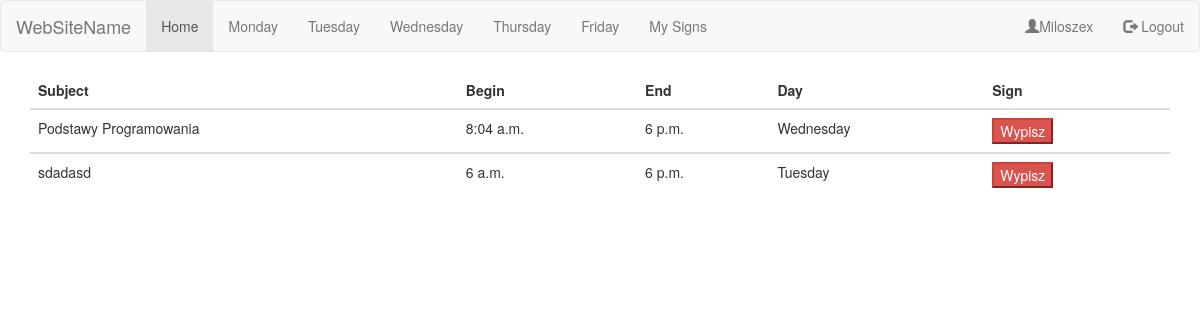
Before: /sign/mysigns/ (signed in) with the older database file.
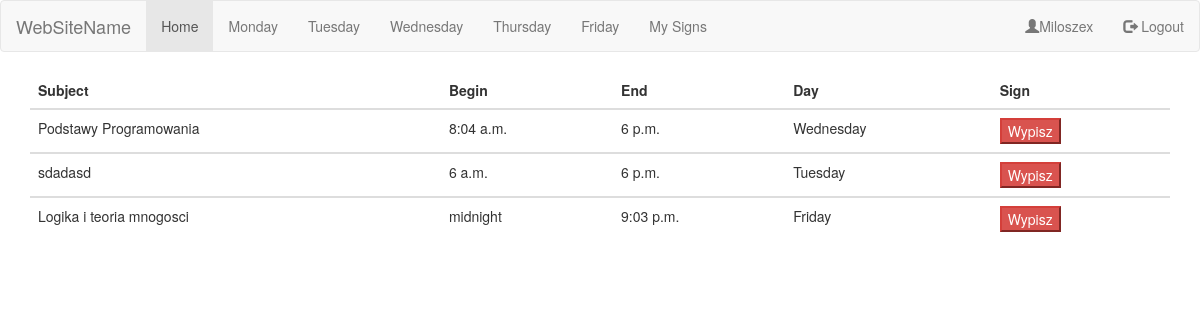
After: the same page with the newer database file.
### signs/models.py (models this page shows, shortened)
class Sign(models.Model):
    subject = models.ForeignKey(Subject, on_delete=models.CASCADE)
    user = models.ForeignKey(User, on_delete=models.CASCADE)
    class Meta:
        unique_together = ('subject', 'user')

class Subject(models.Model):
    DAY_CHOICE = (
        (1, 'Monday'),
        (2, 'Tuesday'),
        (3, 'Wednesday'),
        (4, 'Thursday'),
        (5, 'Friday'),
    )
    YEAR_CHOICE = (
        (0, 'undefined'),
        (1, '1'),
        (2, '2'),
        (3, '3'),
        (4, '4'),
        (5, '5'),
    )
    name = models.CharField(max_length=150)
    day = models.IntegerField(choices=DAY_CHOICE)
    begin_at = models.TimeField(blank=True)
    end_at = models.TimeField(blank=True)
    actual_space = models.IntegerField(default=0)
    space = models.IntegerField(default=0)
    year = models.IntegerField(choices=YEAR_CHOICE, default=0)

### signs/views.py (the view)
@login_required(login_url='/account/login/')
def mySigns(request):
    user = request.user
    subjects = Sign.objects.all().filter(user=user)
    return render(request, 'signs/my_signs.html', {'subjects': subjects})

### signs/templates/signs/my_signs.html (shortened to what this page needs)
{% extends 'base.html' %}
{% block pageContent %}
    <table class="table table-hover">
    <thead>
    <tr>
        <th>Subject</th>
        <th>Begin</th>
        <th>End</th>
        <th>Day</th>
        <th>Sign</th>
    </tr>
    </thead>
    {% for subject in subjects %}
        <tbody>
        <td>{{subject.subject.name}}</td>
        <td>{{subject.subject.begin_at}}</td>
        <td>{{subject.subject.end_at}}</td>
        <td>{{subject.subject.get_day_display}}</td>
        <td><button id="mybtn" subjectId={{subject.id}} class="btn-danger subjectButton">Wypisz</button> <br></td>
        </tbody>
    {% endfor %}
    </table>
{% endblock %}

### account/templates/base.html (shortened to what this page needs)
<!DOCTYPE html>
<html lang="en">
<head>
  <link rel="stylesheet" href="https://maxcdn.bootstrapcdn.com/bootstrap/3.3.7/css/bootstrap.min.css">
</head>
<body>
<nav class="navbar navbar-default">
  <div class="container-fluid">
    <div class="navbar-header">
      <a class="navbar-brand" href="#">WebSiteName</a>
    </div>
    <ul class="nav navbar-nav">
      <li class="active"><a href="#">Home</a></li>
      <li><a href="{% url 'showMonday' %}">Monday</a></li>
      <li><a href="{% url 'showTuesday' %}">Tuesday</a></li>
      <li><a href="{% url 'showWednesday' %}">Wednesday</a></li>
      <li><a href="{% url 'showThursday' %}">Thursday</a></li>
      <li><a href="{% url 'showFriday' %}">Friday</a></li>
      <li><a href="{% url 'mysigns' %}">My Signs</a></li>
    </ul>
      <ul class="nav navbar-nav navbar-right">
          {% if user.is_authenticated %}
              <li><a href="#"><span class="glyphicon glyphicon-user"></span>{{ user }}</a></li>
              <li><a href="{%  url 'logout' %}"><span class="glyphicon glyphicon-log-out"></span> Logout </a></li>
          {% else %}
              <li><a href="{% url 'register' %}"><span class="glyphicon glyphicon-user"></span> Sign Up</a></li>
              <li><a href="{% url 'login' %}"><span class="glyphicon glyphicon-log-in"></span> Login</a></li>
          {% endif %}
      </ul>
  </div>
</nav>
<div class="container-fluid">
    <div class="container">
        {% block pageContent %}
        {% endblock %}
    </div>
</div>
</body>
</html>

Changed rows visible on the page:
added Sign: subject.name "Logika i teoria mnogosci", subject.begin_at "midnight", subject.end_at "9:03 p.m.", subject.day "Friday"
